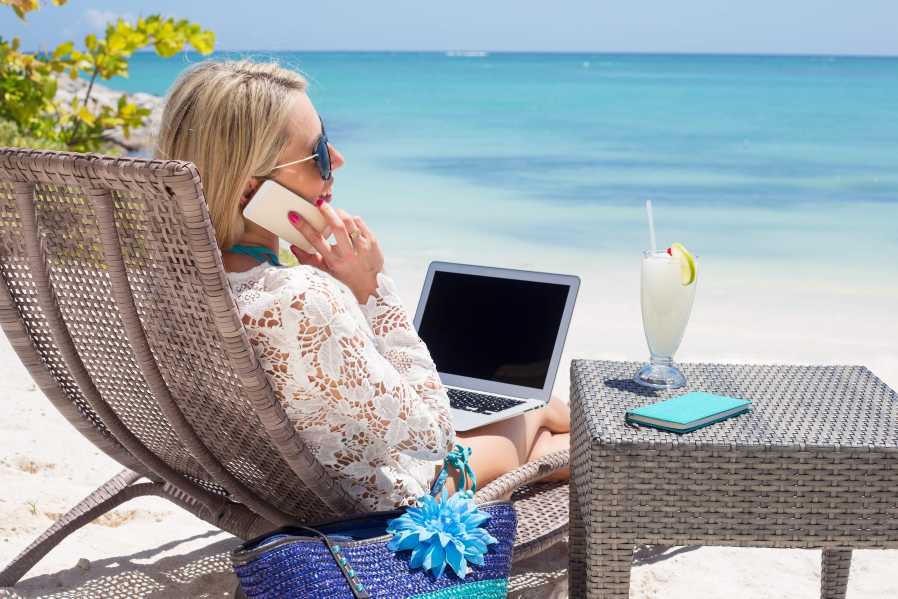
#> input picture imgs/beach-work.jpg, 2693 x 1795 px (shown at 1/3 size)
$ python change_size.py
#> lines starting #> are read from the running program, lines starting #| are printed output that depends on the picture
import cv2


def changeSize(path, scale):
#> called with path = 'beach-work.jpg', scale = 0.5
    img = cv2.imread(path)
#> img is the input picture: shape (1795, 2693, 3); mean B, G, R 164, 161.3, 153.7
    result = cv2.resize(img, None, fx=scale, fy=scale)
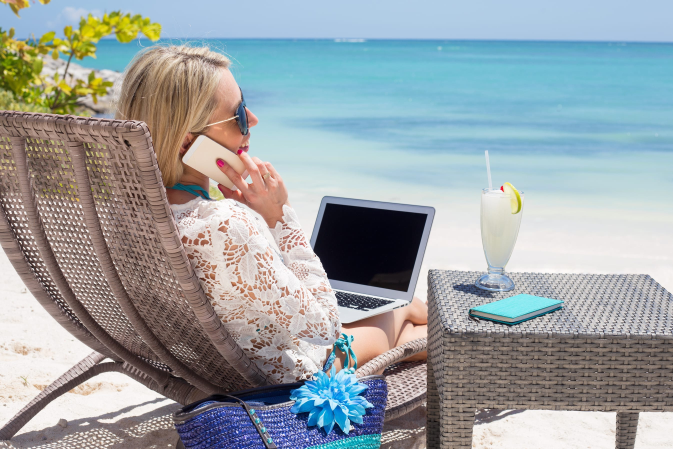
#> result: shape (898, 1346, 3) (shown at 1/2 size); mean B, G, R 164.1, 161.4, 153.9
    return result

if __name__ == '__main__':
    img_path = 'beach-work.jpg'
    result = changeSize(img_path, 0.5)
    cv2.imwrite('dst.jpg', result)

$ run again, with imgs/before.jpeg copied over imgs/beach-work.jpg
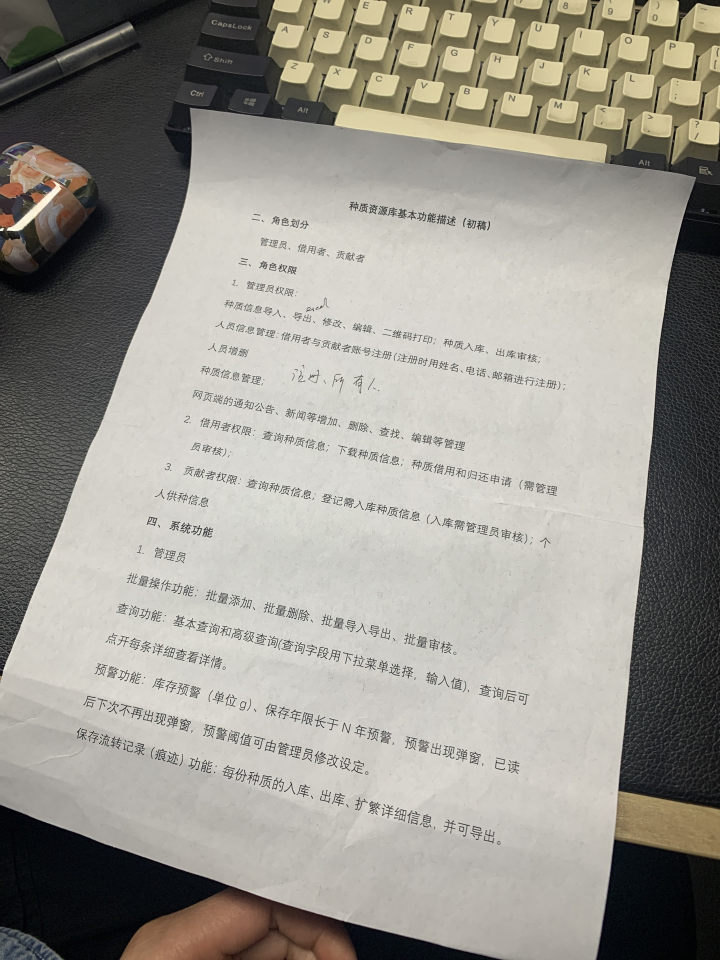
#> input picture imgs/before.jpeg, 1440 x 1920 px (shown at 1/2 size)
#> in changeSize, img is the input picture: shape (1920, 1440, 3); mean B, G, R 143, 151, 154.1
#> in changeSize, `result = cv2.resize(img, None, fx=scale, fy=scale)`:
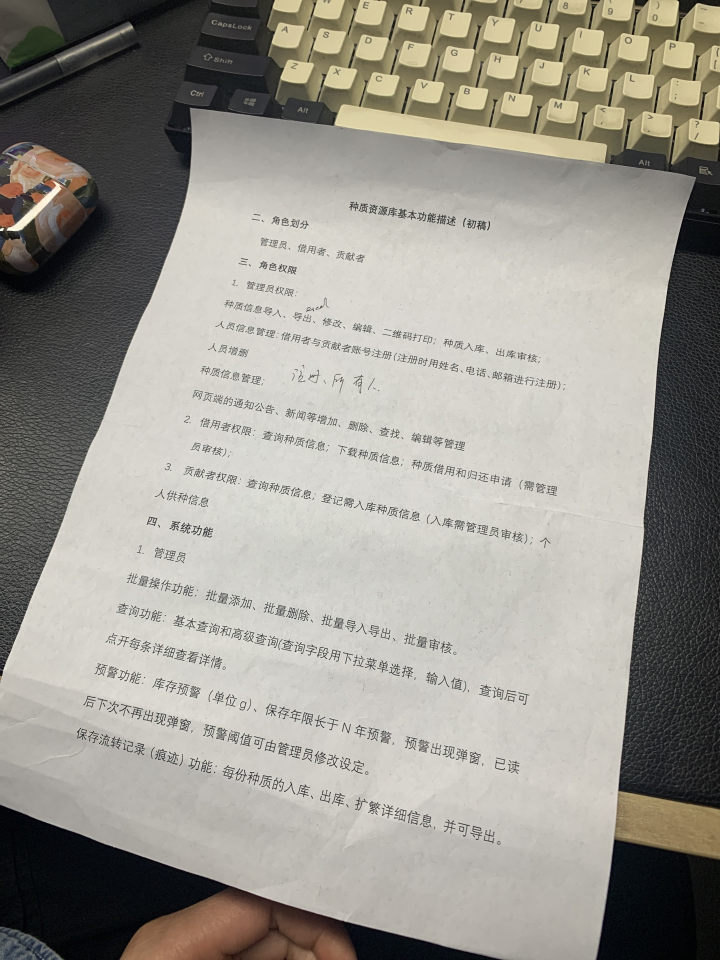
#> result: shape (960, 720, 3); mean B, G, R 143.1, 151.2, 154.2

$ run again, with imgs/blue-sky.jpeg copied over imgs/beach-work.jpg
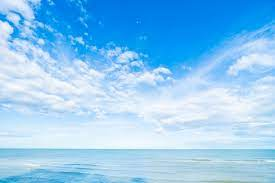
#> input picture imgs/blue-sky.jpeg, 275 x 183 px
#> in changeSize, img is the input picture: shape (183, 275, 3); mean B, G, R 241.4, 200.4, 142.7
#> in changeSize, `result = cv2.resize(img, None, fx=scale, fy=scale)`:
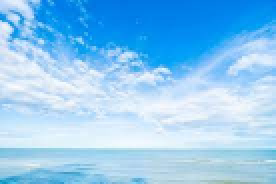
#> result: shape (92, 138, 3) (shown 2 times larger); mean B, G, R 241.4, 200.5, 142.8
